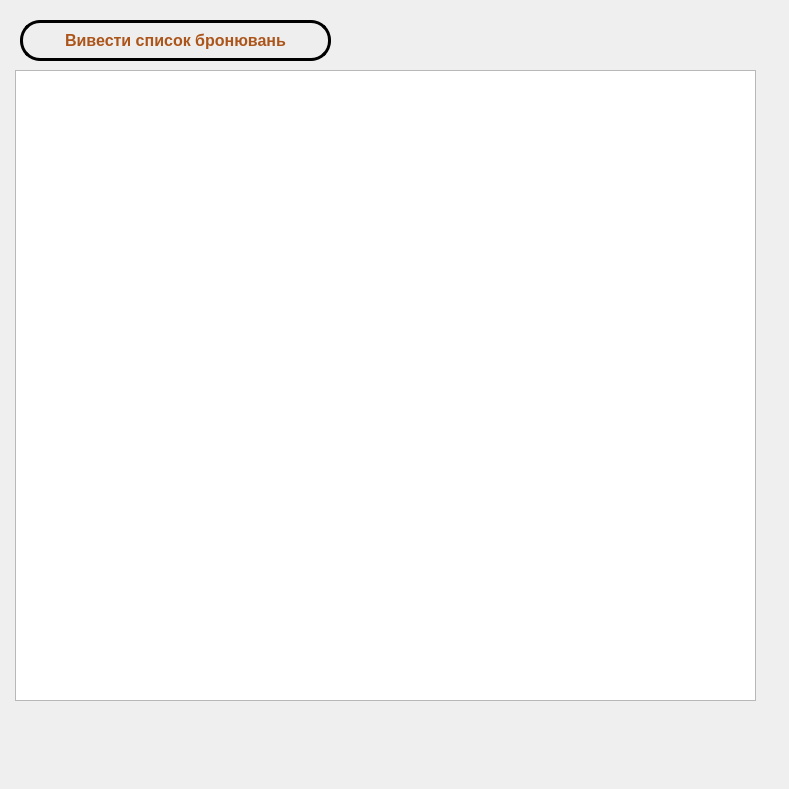
   <widget class="QWidget" name="tab_6">
    <attribute name="title">
     <string>Список замовленнь</string>
    </attribute>
    <widget class="QLabel" name="label_8">
     <property name="geometry">
      <rect>
       <x>0</x>
       <y>0</y>
       <width>780</width>
       <height>780</height>
      </rect>
     </property>
     <property name="text">
      <string/>
     </property>
     <property name="pixmap">
      <pixmap>../../OneDrive/Files/programmer/python/Cursach/img/admin.jpg</pixmap>
     </property>
     <property name="scaledContents">
      <bool>true</bool>
     </property>
    </widget>
    <widget class="QPushButton" name="tab_5_show_table_order_butt">
     <property name="geometry">
      <rect>
       <x>20</x>
       <y>20</y>
       <width>311</width>
       <height>41</height>
      </rect>
     </property>
     <property name="font">
      <font>
       <pointsize>12</pointsize>
       <weight>75</weight>
       <bold>true</bold>
      </font>
     </property>
     <property name="styleSheet">
      <string notr="true">QPushButton {
    color: rgb(172, 85, 27);
    border: 3px solid bleak;
    border-radius: 20px;
    background-color: rgb(238, 238, 238);
    text-align: center; /* Выравнивание текста по центру по вертикали */
    padding: 0; /* Удаление внутренних отступов */
}

QPushButton:hover {
    background-color: white;
}
</string>
     </property>
     <property name="text">
      <string>Вивести список бронювань</string>
     </property>
    </widget>
    <widget class="QTableWidget" name="table_order">
     <property name="geometry">
      <rect>
       <x>15</x>
       <y>70</y>
       <width>741</width>
       <height>631</height>
      </rect>
     </property>
     <property name="styleSheet">
      <string notr="true">QTableWidget {color: rgb(172, 85, 27);font-size: 24px;} QTableWidget::item {font-weight: bold;}</string>
     </property>
    </widget>
   </widget>
